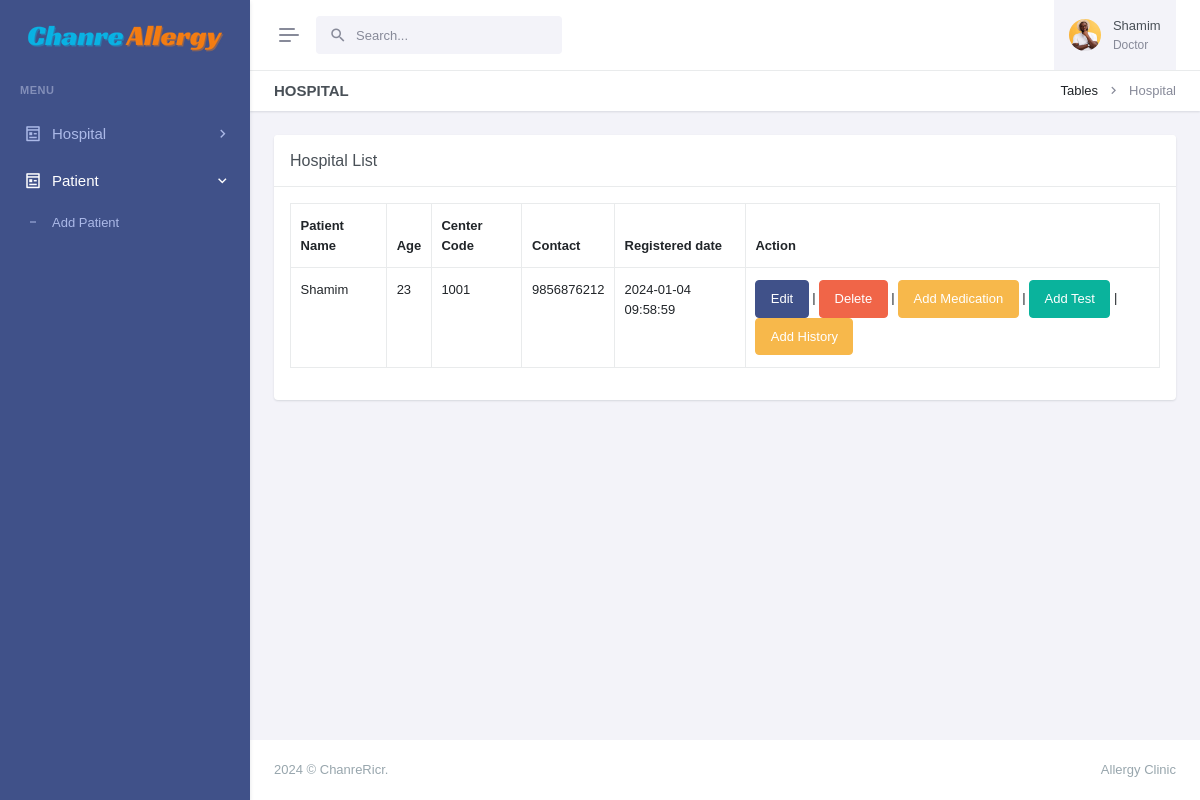
Page /manage-patients.php (signed in) on the earlier database version.
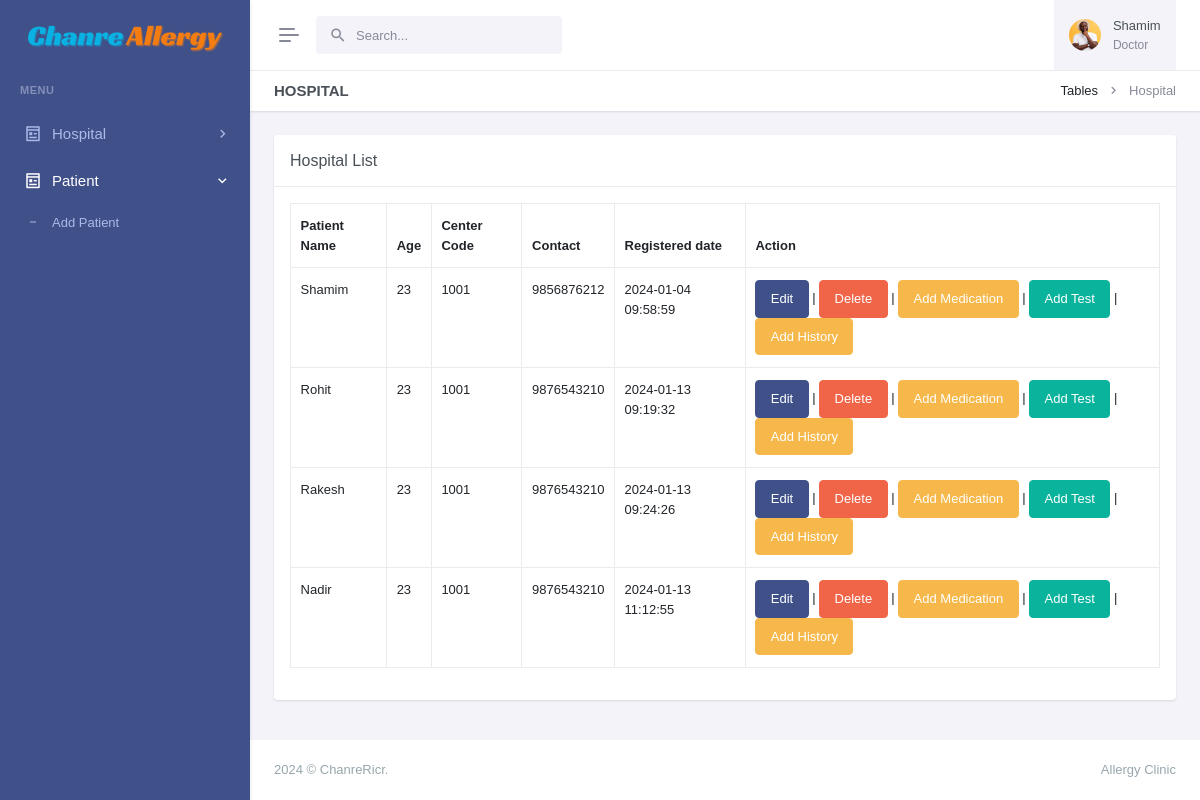
Same page on the later database version.
### tables this page shows
CREATE TABLE `patients` (
  `id` int(11) NOT NULL,
  `patient_name` varchar(255) NOT NULL,
  `patient_id` varchar(50) DEFAULT NULL,
  `age` int(11) DEFAULT NULL,
  `sex` char(1) DEFAULT NULL,
  `physician` varchar(255) DEFAULT NULL,
  `address` varchar(255) DEFAULT NULL,
  `mobile` varchar(15) DEFAULT NULL,
  `email` varchar(255) DEFAULT NULL,
  `updatedBy` varchar(255) DEFAULT NULL,
  `centerName` varchar(255) DEFAULT NULL,
  `centerCode` varchar(10) DEFAULT NULL,
  `createdAt` timestamp NOT NULL DEFAULT current_timestamp()
);

### manage-patients.php (the view, shortened to what this page needs)
<?php
include('layout/config.php');
if (strlen($_SESSION['login']) == 0) {
    header('location:index.php');
} else {
    ?>
<!doctype html>
<html lang="en" data-layout="vertical" data-topbar="light" data-sidebar="dark" data-sidebar-size="lg"
    data-sidebar-image="none" data-preloader="disable">
<head>
    <link rel="stylesheet" href="https://cdn.datatables.net/1.11.5/css/dataTables.bootstrap5.min.css" />
    <link rel="stylesheet" href="https://cdn.datatables.net/responsive/2.2.9/css/responsive.bootstrap.min.css" />
    <link rel="stylesheet" href="https://cdn.datatables.net/buttons/2.2.2/css/buttons.dataTables.min.css">
    <link href="assets/css/bootstrap.min.css" rel="stylesheet" type="text/css" />
    <link href="assets/css/icons.min.css" rel="stylesheet" type="text/css" />
    <link href="assets/css/app.min.css" rel="stylesheet" type="text/css" />
    <link href="assets/css/custom.min.css" rel="stylesheet" type="text/css" />
</head>
<body>
    <div id="layout-wrapper">
        <?php include('admin/header.php') ?>
        <?php include('admin/leftsidebar.php') ?>
        <div class="main-content">
            <div class="page-content">
                <div class="container-fluid">
                    <div class="row">
                        <div class="col-12">
                            <div class="page-title-box d-sm-flex align-items-center justify-content-between">
                                <h4 class="mb-sm-0">Hospital</h4>
                                <div class="page-title-right">
                                    <ol class="breadcrumb m-0">
                                        <li class="breadcrumb-item"><a href="javascript: void(0);">Tables</a></li>
                                        <li class="breadcrumb-item active">Hospital</li>
                                    </ol>
                                </div>
                            </div>
                        </div>
                    </div>
                    <div class="row">
                        <div class="col-lg-12">
                            <div class="card">
                                <div class="card-header">
                                    <h5 class="card-title mb-0">Hospital List</h5>
                                </div>
                                <div class="card-body">
                                    <div class="table-responsive">
                                        <table id="buttons-datatables" class="display table table-bordered"
                                            style="width:100%">
                                            <thead>
                                                <tr>
                                                    <th>Patient Name</th>
                                                    <th>Age</th>
                                                    <th>Center Code</th>
                                                    <th>Contact</th>
                                                    <th>Registered date</th>
                                                    <th>Action</th>
                                                </tr>
                                            </thead>
                                            <tbody>
                                                <?php
                                                    $myquery = mysqli_query($conn, 'Select * from patients');
                                                    while ($row = mysqli_fetch_array($myquery)) {
                                                        ?>
                                                <tr>
                                                    <td>
                                                        <?php echo htmlentities($row['patient_name']) ?>
                                                    </td>
                                                    <td>
                                                        <?php echo htmlentities($row['age']) ?>
                                                    </td>
                                                    <td>
                                                        <?php echo htmlentities($row['centerCode']) ?>
                                                    </td>
                                                    <td>
                                                        <?php echo htmlentities($row['mobile']) ?>
                                                    </td>
                                                    <td>
                                                        <?php echo htmlentities($row['createdAt']) ?>
                                                    </td>
                                                    <td>
                                                        <a href="edit-patient.php?hid=<?php echo htmlentities($row['centerCode']) ?>"
                                                            class="btn btn-primary">Edit</a>
                                                        |
                                                        <a class="btn btn-danger" href="#">Delete</a>
                                                        |
                                                        <a href="" class="btn btn-warning">Add Medication</a>
                                                        |
                                                        <a href="" class="btn btn-success">Add Test</a>
                                                        |
                                                        <a href="add-history.php?pid=<?php echo htmlentities($row['patient_id']) ?>"
                                                            class="btn btn-warning">Add
                                                            History</a>
                                                    </td>
                                                </tr>
                                                <?php } ?>
                                        </table>
                                    </div>
                                </div>
                            </div>
                        </div>
                    </div>
                </div>
            </div>
            <?php include('admin/footer.php'); ?>
        </div>
    </div>
</body>
</html>
<?php } ?>

### admin/header.php (shortened to what this page needs)
<header id="page-topbar">
    <div class="layout-width">
        <div class="navbar-header">
            <div class="d-flex">
                <button type="button" class="btn btn-sm px-3 fs-16 header-item vertical-menu-btn topnav-hamburger"
                    id="topnav-hamburger-icon">
                    <span class="hamburger-icon">
                        <span></span>
                        <span></span>
                        <span></span>
                    </span>
                </button>
                <form class="app-search d-none d-md-block">
                    <div class="position-relative">
                        <input type="text" class="form-control" placeholder="Search..." autocomplete="off"
                            id="search-options" value="">
                        <span class="mdi mdi-magnify search-widget-icon"></span>
                    </div>
                </form>
            </div>
            <div class="d-flex align-items-center">
                <div class="dropdown ms-sm-3 header-item topbar-user">
                    <button type="button" class="btn" id="page-header-user-dropdown" data-bs-toggle="dropdown"
                        aria-haspopup="true" aria-expanded="false">
                        <span class="d-flex align-items-center">
                            <img class="rounded-circle header-profile-user" src="assets/images/users/avatar-1.jpg"
                                alt="Header Avatar">
                            <span class="text-start ms-xl-2">
                                <span class="d-none d-xl-inline-block ms-1 fw-medium user-name-text">
                                    <?php echo $_SESSION['adminName']; ?>
                                </span>
                                <span class="d-none d-xl-block ms-1 fs-12 user-name-sub-text">Doctor</span>
                            </span>
                        </span>
                    </button>
                </div>
            </div>
        </div>
    </div>
</header>

### admin/leftsidebar.php (shortened to what this page needs)
<div class="app-menu navbar-menu">
    <div class="navbar-brand-box">
        <a href="#" class="logo logo-light">
            <span class="logo-lg">
                <img src="assets/images/logo-light.png" alt="" height="50">
            </span>
        </a>
    </div>
    <div id="scrollbar">
        <div class="container-fluid">
            <ul class="navbar-nav" id="navbar-nav">
                <li class="menu-title"><span data-key="t-menu">Menu</span></li>
                <li class="nav-item">
                    <a class="nav-link menu-link" href="#sidebarPages1" data-bs-toggle="collapse" role="button"
                        aria-expanded="false" aria-controls="sidebarPages">
                        <i class="ri-pages-line"></i> <span data-key="t-pages">Hospital</span>
                    </a>
                </li>
                <li class="nav-item">
                    <a class="nav-link menu-link" href="#sidebarPages2" data-bs-toggle="collapse" role="button"
                        aria-expanded="false" aria-controls="sidebarPages">
                        <i class="ri-pages-line"></i> <span data-key="t-pages">Patient</span>
                    </a>
                    <div class="collapse menu-dropdown" id="sidebarPages2">
                        <ul class="nav nav-sm flex-column">
                            <li class="nav-item">
                                <a href="add-patient.php" class="nav-link" data-key="t-starter"> Add Patient </a>
                            </li>
                            <li class="nav-item">
                                <a href="view-patient.php" class="nav-link" data-key="t-team"> View Patient</a>
                            </li>
                        </ul>
                    </div>
                </li>
            </ul>
        </div>
    </div>
    <div class="sidebar-background"></div>
</div>

### admin/footer.php (shortened to what this page needs)
<footer class="footer">
    <div class="container-fluid">
        <div class="row">
            <div class="col-sm-6">
                 © ChanreRicr.
            </div>
            <div class="col-sm-6">
                <div class="text-sm-end d-none d-sm-block">
                    Allergy Clinic
                </div>
            </div>
        </div>
    </div>
</footer>

Differences in the rows shown:
added patients: patient_name "Rohit", age "23", centerCode "1001", mobile "9876543210", createdAt "2024-01-13 09:19:32"
added patients: patient_name "Rakesh", age "23", centerCode "1001", mobile "9876543210", createdAt "2024-01-13 09:24:26"
added patients: patient_name "Nadir", age "23", centerCode "1001", mobile "9876543210", createdAt "2024-01-13 11:12:55"
